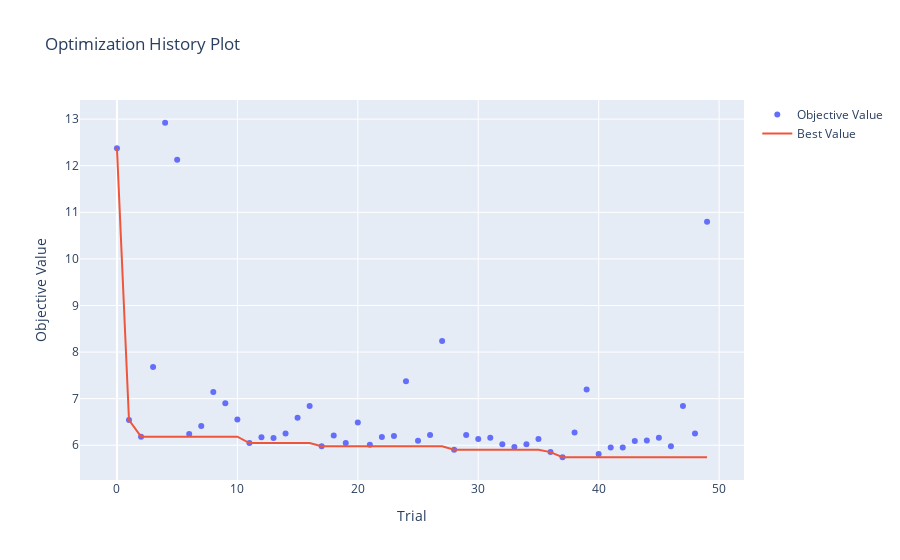
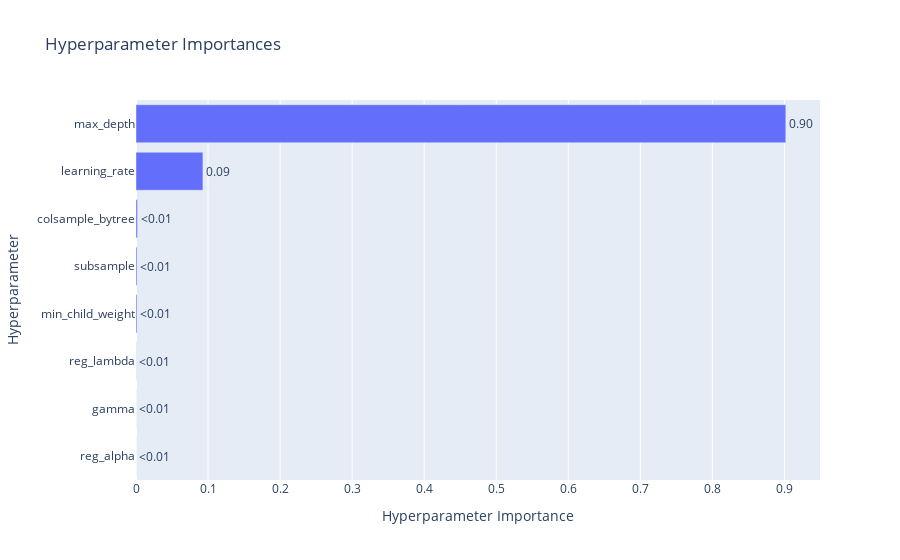

The notebook cell these images were saved under, in order:
### Markdown cell above
## Visualizzazione risultati ottimizzazione

### Code cell
import matplotlib.pyplot as plt

# Grafico dell'ottimizzazione
fig = optuna.visualization.plot_optimization_history(study)
fig.show()

# Importanza dei parametri
fig2 = optuna.visualization.plot_param_importances(study)
fig2.show()

### Figure 1 — Plotly figure (JSON) as saved in the notebook; plotly's stock layout.template omitted (floating-point values rounded to 4 significant figures)
{"data": [{"mode": "markers", "name": "Objective Value", "type": "scatter", "x": [0, 1, 2, 3, 4, 5, 6, 7, 8, 9, 10, 11, 12, 13, 14, 15, 16, 17, 18, 19, 20, 21, 22, 23, 24, 25, 26, 27, 28, 29, 30, 31, 32, 33, 34, 35, 36, 37, 38, 39, 40, 41, 42, 43, 44, 45, 46, 47, 48, 49], "y": [12.37, 6.542, 6.183, 7.681, 12.92, 12.13, 6.242, 6.415, 7.141, 6.901, 6.555, 6.048, 6.171, 6.157, 6.253, 6.591, 6.843, 5.98, 6.207, 6.046, 6.486, 6.009, 6.174, 6.199, 7.374, 6.098, 6.222, 8.237, 5.903, 6.217, 6.131, 6.162, 6.022, 5.962, 6.022, 6.133, 5.852, 5.742, 6.272, 7.195, 5.809, 5.953, 5.949, 6.089, 6.1, 6.159, 5.978, 6.841, 6.252, 10.79]}, {"mode": "lines", "name": "Best Value", "type": "scatter", "x": [0, 1, 2, 3, 4, 5, 6, 7, 8, 9, 10, 11, 12, 13, 14, 15, 16, 17, 18, 19, 20, 21, 22, 23, 24, 25, 26, 27, 28, 29, 30, 31, 32, 33, 34, 35, 36, 37, 38, 39, 40, 41, 42, 43, 44, 45, 46, 47, 48, 49], "y": [12.37, 6.542, 6.183, 6.183, 6.183, 6.183, 6.183, 6.183, 6.183, 6.183, 6.183, 6.048, 6.048, 6.048, 6.048, 6.048, 6.048, 5.98, 5.98, 5.98, 5.98, 5.98, 5.98, 5.98, 5.98, 5.98, 5.98, 5.98, 5.903, 5.903, 5.903, 5.903, 5.903, 5.903, 5.903, 5.903, 5.852, 5.742, 5.742, 5.742, 5.742, 5.742, 5.742, 5.742, 5.742, 5.742, 5.742, 5.742, 5.742, 5.742]}, {"marker": {"color": "#cccccc"}, "mode": "markers", "name": "Infeasible Trial", "showlegend": false, "type": "scatter", "x": [], "y": []}], "layout": {"title": {"text": "Optimization History Plot"}, "xaxis": {"title": {"text": "Trial"}}, "yaxis": {"title": {"text": "Objective Value"}}}}

### Figure 2 — Plotly figure (JSON) as saved in the notebook; plotly's stock layout.template omitted (floating-point values rounded to 4 significant figures)
{"data": [{"cliponaxis": false, "hovertemplate": ["reg_alpha (FloatDistribution): 5.91687025616867e-06<extra></extra>", "gamma (FloatDistribution): 2.6225269013816493e-05<extra></extra>", "reg_lambda (FloatDistribution): 0.00020664616418911668<extra></extra>", "min_child_weight (IntDistribution): 0.001407377752040844<extra></extra>", "subsample (FloatDistribution): 0.0014559846822263063<extra></extra>", "colsample_bytree (FloatDistribution): 0.002116610151387342<extra></extra>", "learning_rate (FloatDistribution): 0.0929100415760617<extra></extra>", "max_depth (IntDistribution): 0.9018711975348246<extra></extra>"], "name": "Objective Value", "orientation": "h", "text": ["<0.01", "<0.01", "<0.01", "<0.01", "<0.01", "<0.01", "0.09", "0.90"], "textposition": "outside", "type": "bar", "x": [5.917e-06, 2.623e-05, 0.0002066, 0.001407, 0.001456, 0.002117, 0.09291, 0.9019], "y": ["reg_alpha", "gamma", "reg_lambda", "min_child_weight", "subsample", "colsample_bytree", "learning_rate", "max_depth"]}], "layout": {"title": {"text": "Hyperparameter Importances"}, "xaxis": {"title": {"text": "Hyperparameter Importance"}}, "yaxis": {"title": {"text": "Hyperparameter"}}}}
